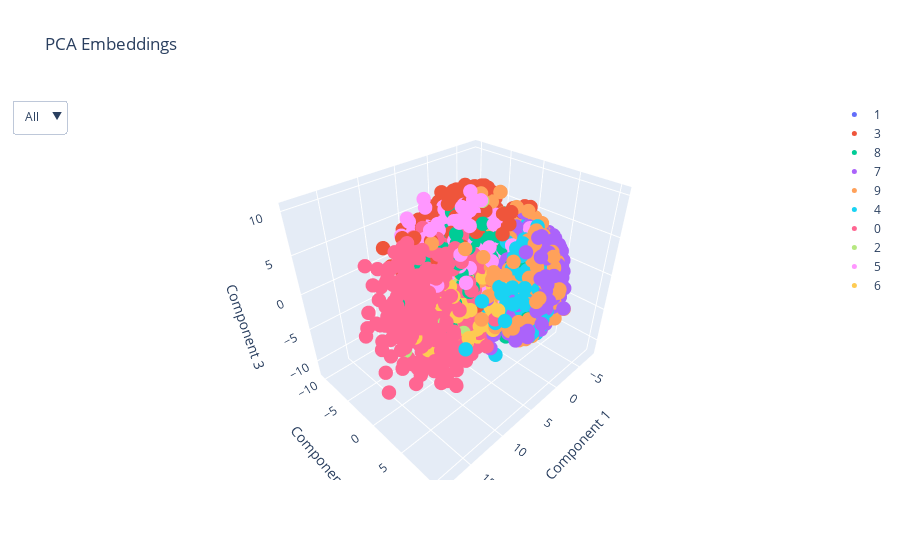
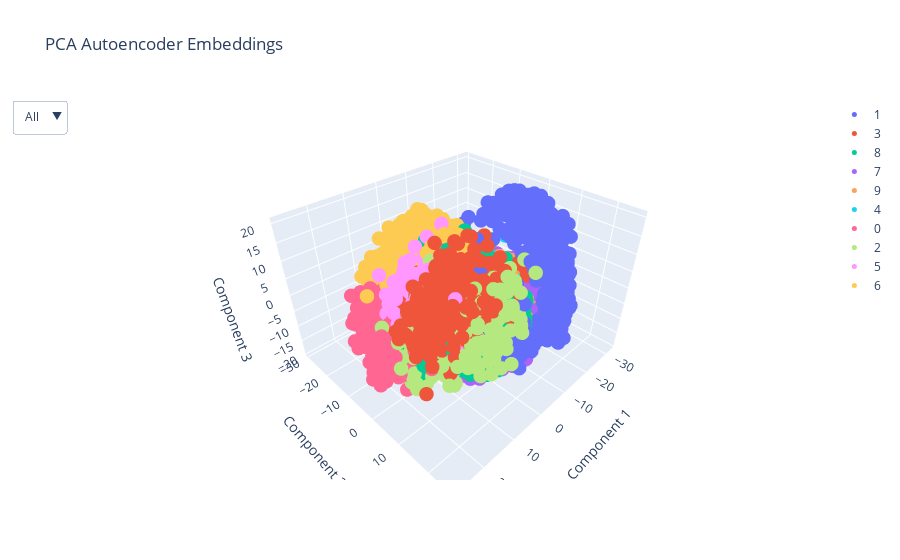

Notebook code for these charts, in order:
### Code cell
from mpl_toolkits.mplot3d import Axes3D
from sklearn.decomposition import PCA
import pandas as pd
import plotly.graph_objects as go
from sklearn.decomposition import PCA

# Assuming `DataLoader`, `train_dataset`, and `model` are already defined
sampled_images, sampled_labels = next(iter(DataLoader(train_dataset, batch_size=5000, shuffle=True)))

# Flatten the images for PCA
sampled_images_flat = sampled_images.view(sampled_images.size(0), -1).numpy()

# Apply PCA to reduce dimensions to 3 for the raw image data
pca = PCA(n_components=3)
pca_embeddings = pca.fit_transform(sampled_images_flat)

# Get autoencoder embeddings
autoencoder_embeddings = model.encoder(sampled_images.view(sampled_images.size(0), -1).to(device)).cpu().detach().numpy()

# Apply PCA to reduce dimensions to 3 for the autoencoder embeddings
pca_autoencoder = PCA(n_components=3)
pca_autoencoder_embeddings = pca_autoencoder.fit_transform(autoencoder_embeddings)

# Prepare the data for Plotly
data_pca = pd.DataFrame({
    'Component 1': pca_embeddings[:, 0],
    'Component 2': pca_embeddings[:, 1],
    'Component 3': pca_embeddings[:, 2],
    'Category': sampled_labels
})

data_autoencoder = pd.DataFrame({
    'Component 1': pca_autoencoder_embeddings[:, 0],
    'Component 2': pca_autoencoder_embeddings[:, 1],
    'Component 3': pca_autoencoder_embeddings[:, 2],
    'Category': sampled_labels
})

# Create the PCA scatter plot with dropdown
def create_filtered_3d_plot(data, title):
    fig = go.Figure()

    # Add a trace for each category
    categories = data['Category'].unique()
    for category in categories:
        filtered_data = data[data['Category'] == category]
        fig.add_trace(go.Scatter3d(
            x=filtered_data['Component 1'],
            y=filtered_data['Component 2'],
            z=filtered_data['Component 3'],
            mode='markers',
            name=str(category),  # Use string for category names
            marker=dict(size=5)
        ))

    # Add dropdown menu for filtering
    fig.update_layout(
        title=title,
        scene=dict(
            xaxis_title='Component 1',
            yaxis_title='Component 2',
            zaxis_title='Component 3'
        ),
        updatemenus=[
            dict(
                buttons=[
                    dict(label="All",
                         method="update",
                         args=[{"visible": [True] * len(categories)},
                               {"title": f"{title} - All Categories"}]),
                    *[
                        dict(label=str(category),
                             method="update",
                             args=[{"visible": [cat == category for cat in categories]},
                                   {"title": f"{title} - Category: {category}"}])
                        for category in categories
                    ]
                ],
                direction="down",
                showactive=True
            )
        ]
    )
    return fig

# Create plots
fig_pca = create_filtered_3d_plot(data_pca, "PCA Embeddings")
fig_pca_autoencoder = create_filtered_3d_plot(data_autoencoder, "PCA Autoencoder Embeddings")

# Show the plots
fig_pca.show()
fig_pca_autoencoder.show()

### Figure 1 — Plotly figure (JSON) as saved in the notebook; plotly's stock layout.template omitted (floating-point values rounded to 4 significant figures; data arrays with more than 128 entries replaced by an {"elided": "..."} marker saying what was removed)
{"data": [{"marker": {"size": 5}, "mode": "markers", "name": "1", "type": "scatter3d", "x": {"elided": "524 float values"}, "y": {"elided": "524 float values"}, "z": {"elided": "524 float values"}}, {"marker": {"size": 5}, "mode": "markers", "name": "3", "type": "scatter3d", "x": {"elided": "488 float values"}, "y": {"elided": "488 float values"}, "z": {"elided": "488 float values"}}, {"marker": {"size": 5}, "mode": "markers", "name": "8", "type": "scatter3d", "x": {"elided": "486 float values"}, "y": {"elided": "486 float values"}, "z": {"elided": "486 float values"}}, {"marker": {"size": 5}, "mode": "markers", "name": "7", "type": "scatter3d", "x": {"elided": "546 float values"}, "y": {"elided": "546 float values"}, "z": {"elided": "546 float values"}}, {"marker": {"size": 5}, "mode": "markers", "name": "9", "type": "scatter3d", "x": {"elided": "510 float values"}, "y": {"elided": "510 float values"}, "z": {"elided": "510 float values"}}, {"marker": {"size": 5}, "mode": "markers", "name": "4", "type": "scatter3d", "x": {"elided": "507 float values"}, "y": {"elided": "507 float values"}, "z": {"elided": "507 float values"}}, {"marker": {"size": 5}, "mode": "markers", "name": "0", "type": "scatter3d", "x": {"elided": "525 float values"}, "y": {"elided": "525 float values"}, "z": {"elided": "525 float values"}}, {"marker": {"size": 5}, "mode": "markers", "name": "2", "type": "scatter3d", "x": {"elided": "485 float values"}, "y": {"elided": "485 float values"}, "z": {"elided": "485 float values"}}, {"marker": {"size": 5}, "mode": "markers", "name": "5", "type": "scatter3d", "x": {"elided": "452 float values"}, "y": {"elided": "452 float values"}, "z": {"elided": "452 float values"}}, {"marker": {"size": 5}, "mode": "markers", "name": "6", "type": "scatter3d", "x": {"elided": "477 float values"}, "y": {"elided": "477 float values"}, "z": {"elided": "477 float values"}}], "layout": {"scene": {"xaxis": {"title": {"text": "Component 1"}}, "yaxis": {"title": {"text": "Component 2"}}, "zaxis": {"title": {"text": "Component 3"}}}, "title": {"text": "PCA Embeddings"}, "updatemenus": [{"buttons": [{"args": [{"visible": [true, true, true, true, true, true, true, true, true, true]}, {"title": "PCA Embeddings - All Categories"}], "label": "All", "method": "update"}, {"args": [{"visible": [true, false, false, false, false, false, false, false, false, false]}, {"title": "PCA Embeddings - Category: 1"}], "label": "1", "method": "update"}, {"args": [{"visible": [false, true, false, false, false, false, false, false, false, false]}, {"title": "PCA Embeddings - Category: 3"}], "label": "3", "method": "update"}, {"args": [{"visible": [false, false, true, false, false, false, false, false, false, false]}, {"title": "PCA Embeddings - Category: 8"}], "label": "8", "method": "update"}, {"args": [{"visible": [false, false, false, true, false, false, false, false, false, false]}, {"title": "PCA Embeddings - Category: 7"}], "label": "7", "method": "update"}, {"args": [{"visible": [false, false, false, false, true, false, false, false, false, false]}, {"title": "PCA Embeddings - Category: 9"}], "label": "9", "method": "update"}, {"args": [{"visible": [false, false, false, false, false, true, false, false, false, false]}, {"title": "PCA Embeddings - Category: 4"}], "label": "4", "method": "update"}, {"args": [{"visible": [false, false, false, false, false, false, true, false, false, false]}, {"title": "PCA Embeddings - Category: 0"}], "label": "0", "method": "update"}, {"args": [{"visible": [false, false, false, false, false, false, false, true, false, false]}, {"title": "PCA Embeddings - Category: 2"}], "label": "2", "method": "update"}, {"args": [{"visible": [false, false, false, false, false, false, false, false, true, false]}, {"title": "PCA Embeddings - Category: 5"}], "label": "5", "method": "update"}, {"args": [{"visible": [false, false, false, false, false, false, false, false, false, true]}, {"title": "PCA Embeddings - Category: 6"}], "label": "6", "method": "update"}], "direction": "down", "showactive": true}]}}

### Figure 2 — Plotly figure (JSON) as saved in the notebook; plotly's stock layout.template omitted (floating-point values rounded to 4 significant figures; data arrays with more than 128 entries replaced by an {"elided": "..."} marker saying what was removed)
{"data": [{"marker": {"size": 5}, "mode": "markers", "name": "1", "type": "scatter3d", "x": {"elided": "524 float values"}, "y": {"elided": "524 float values"}, "z": {"elided": "524 float values"}}, {"marker": {"size": 5}, "mode": "markers", "name": "3", "type": "scatter3d", "x": {"elided": "488 float values"}, "y": {"elided": "488 float values"}, "z": {"elided": "488 float values"}}, {"marker": {"size": 5}, "mode": "markers", "name": "8", "type": "scatter3d", "x": {"elided": "486 float values"}, "y": {"elided": "486 float values"}, "z": {"elided": "486 float values"}}, {"marker": {"size": 5}, "mode": "markers", "name": "7", "type": "scatter3d", "x": {"elided": "546 float values"}, "y": {"elided": "546 float values"}, "z": {"elided": "546 float values"}}, {"marker": {"size": 5}, "mode": "markers", "name": "9", "type": "scatter3d", "x": {"elided": "510 float values"}, "y": {"elided": "510 float values"}, "z": {"elided": "510 float values"}}, {"marker": {"size": 5}, "mode": "markers", "name": "4", "type": "scatter3d", "x": {"elided": "507 float values"}, "y": {"elided": "507 float values"}, "z": {"elided": "507 float values"}}, {"marker": {"size": 5}, "mode": "markers", "name": "0", "type": "scatter3d", "x": {"elided": "525 float values"}, "y": {"elided": "525 float values"}, "z": {"elided": "525 float values"}}, {"marker": {"size": 5}, "mode": "markers", "name": "2", "type": "scatter3d", "x": {"elided": "485 float values"}, "y": {"elided": "485 float values"}, "z": {"elided": "485 float values"}}, {"marker": {"size": 5}, "mode": "markers", "name": "5", "type": "scatter3d", "x": {"elided": "452 float values"}, "y": {"elided": "452 float values"}, "z": {"elided": "452 float values"}}, {"marker": {"size": 5}, "mode": "markers", "name": "6", "type": "scatter3d", "x": {"elided": "477 float values"}, "y": {"elided": "477 float values"}, "z": {"elided": "477 float values"}}], "layout": {"scene": {"xaxis": {"title": {"text": "Component 1"}}, "yaxis": {"title": {"text": "Component 2"}}, "zaxis": {"title": {"text": "Component 3"}}}, "title": {"text": "PCA Autoencoder Embeddings"}, "updatemenus": [{"buttons": [{"args": [{"visible": [true, true, true, true, true, true, true, true, true, true]}, {"title": "PCA Autoencoder Embeddings - All Categories"}], "label": "All", "method": "update"}, {"args": [{"visible": [true, false, false, false, false, false, false, false, false, false]}, {"title": "PCA Autoencoder Embeddings - Category: 1"}], "label": "1", "method": "update"}, {"args": [{"visible": [false, true, false, false, false, false, false, false, false, false]}, {"title": "PCA Autoencoder Embeddings - Category: 3"}], "label": "3", "method": "update"}, {"args": [{"visible": [false, false, true, false, false, false, false, false, false, false]}, {"title": "PCA Autoencoder Embeddings - Category: 8"}], "label": "8", "method": "update"}, {"args": [{"visible": [false, false, false, true, false, false, false, false, false, false]}, {"title": "PCA Autoencoder Embeddings - Category: 7"}], "label": "7", "method": "update"}, {"args": [{"visible": [false, false, false, false, true, false, false, false, false, false]}, {"title": "PCA Autoencoder Embeddings - Category: 9"}], "label": "9", "method": "update"}, {"args": [{"visible": [false, false, false, false, false, true, false, false, false, false]}, {"title": "PCA Autoencoder Embeddings - Category: 4"}], "label": "4", "method": "update"}, {"args": [{"visible": [false, false, false, false, false, false, true, false, false, false]}, {"title": "PCA Autoencoder Embeddings - Category: 0"}], "label": "0", "method": "update"}, {"args": [{"visible": [false, false, false, false, false, false, false, true, false, false]}, {"title": "PCA Autoencoder Embeddings - Category: 2"}], "label": "2", "method": "update"}, {"args": [{"visible": [false, false, false, false, false, false, false, false, true, false]}, {"title": "PCA Autoencoder Embeddings - Category: 5"}], "label": "5", "method": "update"}, {"args": [{"visible": [false, false, false, false, false, false, false, false, false, true]}, {"title": "PCA Autoencoder Embeddings - Category: 6"}], "label": "6", "method": "update"}], "direction": "down", "showactive": true}]}}
